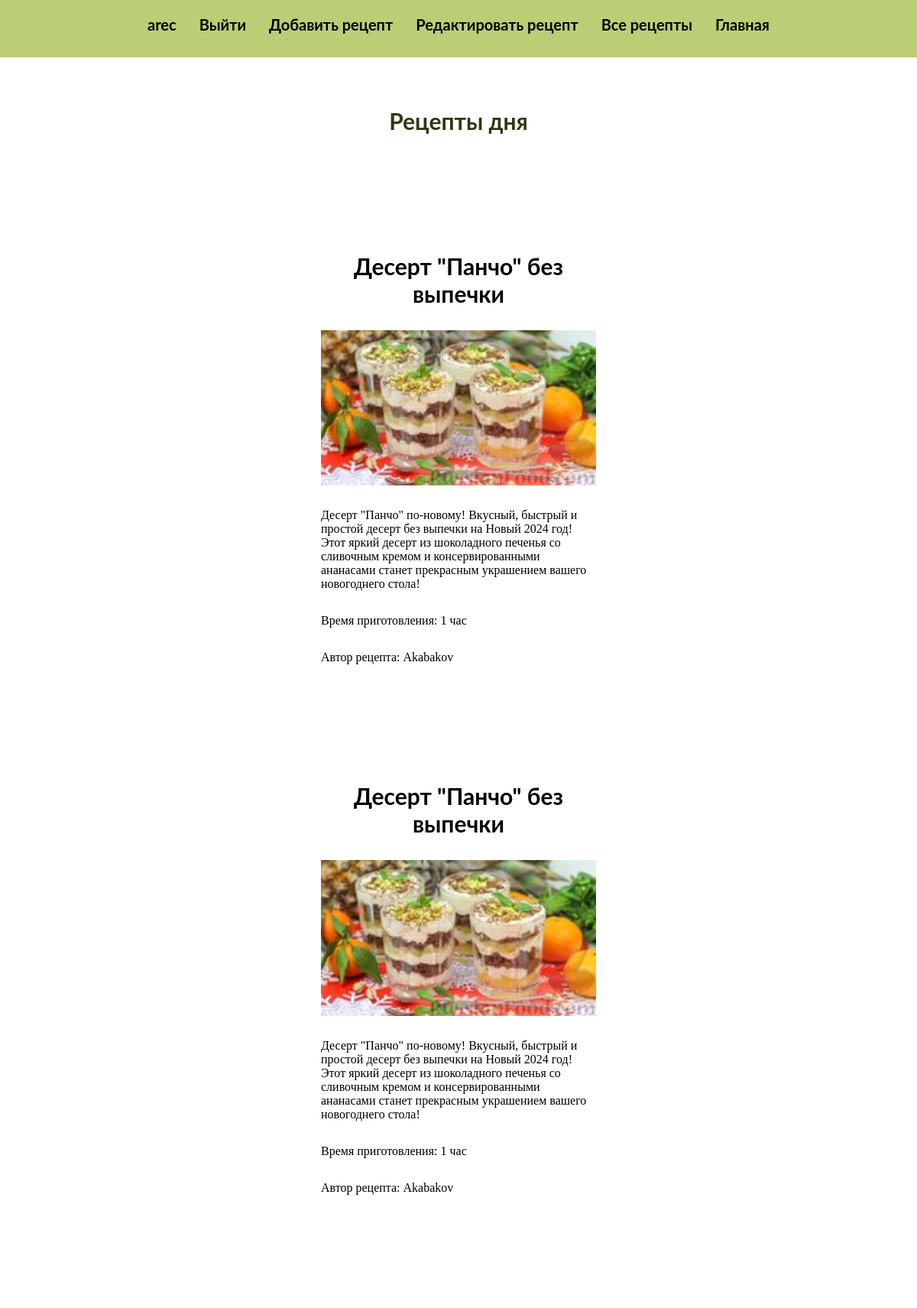
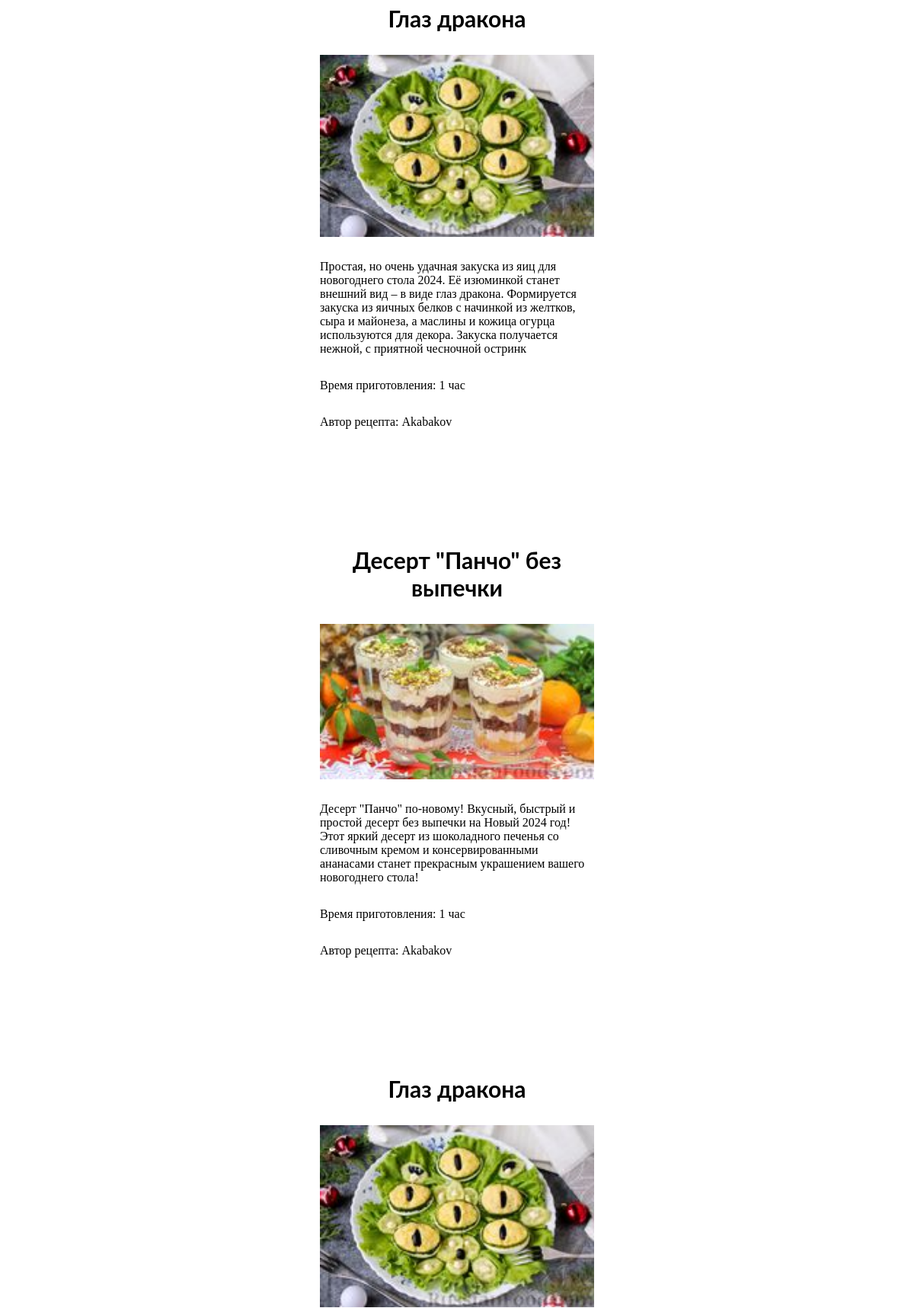
The app's page /res/main/ (signed in, upper part) with its own data (2 pictures, top to bottom).
### res/models.py (models this page shows, shortened)
class Recipe(models.Model):
    recipe_name = models.CharField(max_length=100)
    description = models.CharField(max_length=500)
    products = models.TextField()
    steps = models.TextField()
    time = models.CharField(max_length=10)
    picture = models.ImageField(default=None, upload_to=settings.MEDIA_ROOT)
    reg_data = models.DateField(auto_now=True)
    author = models.ForeignKey(User, on_delete=models.CASCADE)
    category_name = models.ForeignKey(Category, on_delete=models.CASCADE)

### res/views.py (the view)
# urls.py: path('main/', views.five_recipe, name='main'),
def five_recipe(request):
    recipes = models.Recipe.objects.all()
    if recipes:
        return render(request, 'res/main.html', {'recipes': choices(recipes, k=5)})
    return render(request, 'res/main.html', {'recipes': recipes})

### res/templates/res/main.html (shortened to what this page needs)
{% extends 'res/index.html' %}
{% load static %}
{% block content %}
    <section class="up">
        <h1 class="name">Рецепты дня</h1>
    </section>
    {% for recipe in recipes %}
    <div class="five_recipe">
        <a href="{% url 'recipe' recipe.pk %}" class="recipe_name">{{ recipe.recipe_name }}</a>
        <img src="{% static recipe.picture %}" class="recipe_picture"/>
        <div>{{ recipe.description }}</div>
        <div>Время приготовления: {{ recipe.time }}</div>
        <div>Автор рецепта: {{ recipe.author }}</div>
    </div>
    {% endfor %}
{% endblock %}

### res/templates/res/index.html (shortened to what this page needs)
{% load static %}
<!DOCTYPE html>
<html lang="en">
<head>
    <link rel="stylesheet" href="{% static '/style.css' %}" />
</head>
<body>
    <header class="header">
        <div class="header-container">
            {% if request.user.username == "" %}
                <a href="{% url 'register' %}" class="menu">Регистрация</a>
                <a href="{% url 'login' %}" class="menu">Войти</a>
            {% else %}
                <div class="menu"> {{ request.user.username }} </div>
                <a href="{% url 'logout' %}" class="menu">Выйти</a>
                <a href="{% url 'new_recipe' %}" class="menu">Добавить рецепт</a>
                <a href="{% url 'update_recipe' %}" class="menu">Редактировать рецепт</a>
            {% endif %}
            <a href="{% url 'all_recipe' %}" class="menu">Все рецепты</a>
            <a href="{% url 'main' %}" class="menu">Главная</a>
        </div>
    </header>
    {% block content %}
    {% endblock %}
</body>
</html>

### res/static/style.css (style rules this page uses)
body { margin: 0; }
h1, h3 { margin: 0; }
a { text-decoration: none; }
.header { background-color: #bbce76; }
.header-container { display: flex; max-width: 1600px; height: 75px; margin-left: auto; margin-right: auto; justify-content: center; gap: 30px; }
.menu { color: #000; font-family: 'Lato'; font-size: 20px; font-style: normal; font-weight: 700; line-height: normal; padding-top: 20px; }
.up { display: grid; justify-content: center; grid-template-columns: auto; grid-template-rows: auto; margin-left: auto; margin-right: auto; margin-top: 65px; }
.name { color: #303711; font-family: 'Lato'; font-size: 30px; font-style: normal; font-weight: 700; line-height: normal; }
.five_recipe { display: grid; grid-template-columns: repeat(1, 360px); grid-template-rows: auto; max-width: 1600px; margin-left: auto; margin-right: auto; margin-top: 54px; gap: 30px; justify-content: center; }
.recipe_name { color: #000; font-family: 'Lato'; font-size: 30px; font-style: normal; font-weight: 700; line-height: normal; margin-top: 100px; text-align: center; }
.recipe_picture { width: 360px; }

### records on screen
Recipe: recipe_name "Десерт \"Панчо\" без выпечки", picture (picture), description "Десерт \"Панчо\" по-новому! Вкусный, быстрый и простой десерт без выпечки на Новый 2024 год! Этот яркий десерт из шоколадного печенья со сливочным кремом и консервированными ананасами станет прекрасным украшением вашего новогоднего стола!", time "1 час", author "Akabakov"
Recipe: recipe_name "Глаз дракона", picture (picture), description "Простая, но очень удачная закуска из яиц для новогоднего стола 2024. Её изюминкой станет внешний вид – в виде глаз дракона. Формируется закуска из яичных белков с начинкой из желтков, сыра и майонеза, а маслины и кожица огурца используются для декора. Закуска получается нежной, с приятной чесночной остринк", time "1 час", author "Akabakov"

### other values on screen
{{ request.user.username }} "arec"
